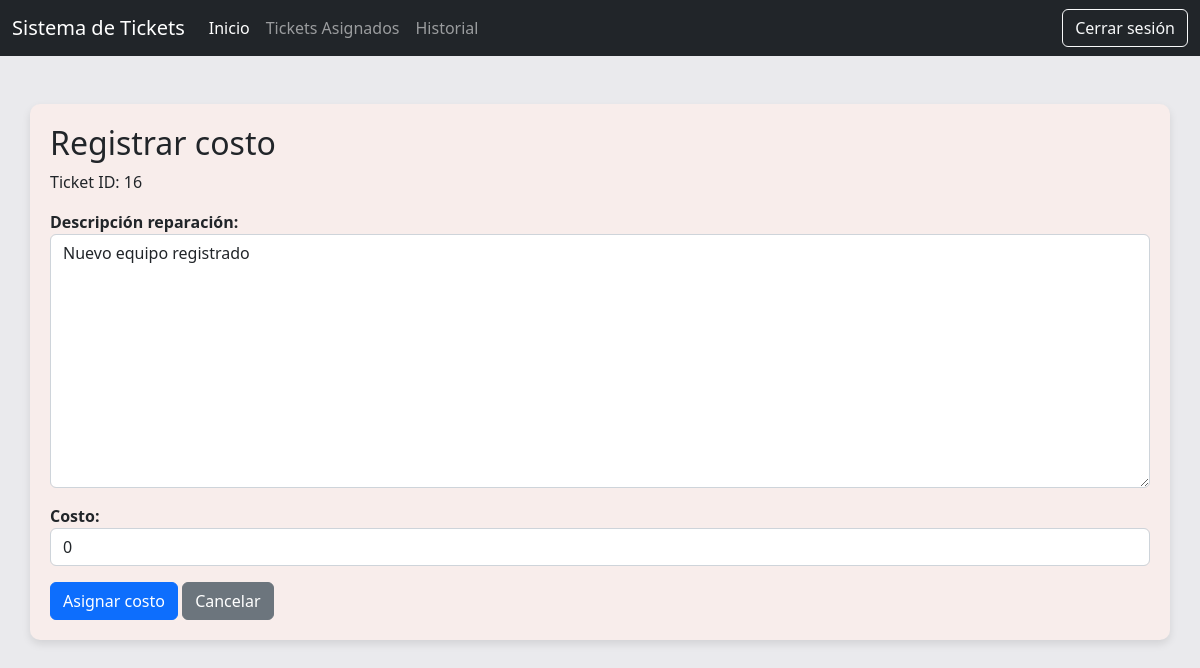
The page /tickets/costo/16 (signed in) on the database its author committed.
### tickets/models.py (models this page shows, shortened)
class Ticket(models.Model):
    status_ticket = (
        ('pendiente', 'Pendiente'),
        ('confirmacion', 'Esperando confirmacion'),
        ('diagnostico', 'En diagnostico'),
        ('reparacion', 'En reparacion'),
        ('listo', 'Listo para Retiro'),
        ('cancelado', 'Cancelado')
    )
    equipo = models.ForeignKey(Equipo, on_delete=models.CASCADE, related_name='ticket')
    vendedor = models.ForeignKey(User, on_delete=models.SET_NULL, null=True, blank=True, related_name='tickets_vendidos')
    tecnico = models.ForeignKey(User, on_delete=models.SET_NULL, null=True, blank=True, related_name='tickets_asignados')
    estado = models.CharField(max_length=20, choices=status_ticket, default='pendiente')
    descripcion_reparacion = models.TextField(null=True, blank=True)
    costo = models.DecimalField(
        max_digits=12,
        decimal_places=0,
        default=0,
        blank=True
    )
    fecha_creacion = models.DateTimeField(auto_now_add=True)
    fecha_actualizacion = models.DateTimeField(auto_now=True)
    prioridad = models.BooleanField(default=False)

### tickets/views.py (the view, shortened to what this page needs)
# urls.py: path('costo/<int:pk>', TicketCostoUpdateView.as_view(), name='costo'),
class TicketCostoUpdateView(UpdateView):
    template_name = 'tickets/tecnico_ticket_costo.html'
    model = Ticket
    form_class = TicketCostoForm
    success_url = reverse_lazy('tickets_asignados')
    def dispatch(self, request, *args, **kwargs):
        if not request.user.is_authenticated:
            messages.error(request, "Tu sesión ha expirado por inactividad. Por favor, inicia sesión nuevamente.")
            return redirect('login')
        if not request.user.groups.filter(name='Técnicos').exists():
            return render(request, '403.html', status=403)
        return super().dispatch(request, *args, **kwargs)

### tickets/forms.py (shortened to what this page needs)
class TicketCostoForm(forms.ModelForm):
    class Meta:
        model = Ticket
        fields = ['descripcion_reparacion', 'costo']
        widgets = {
            'descripcion_reparacion': forms.Textarea(attrs={'class': 'form-control', 'placeholder': 'Ingrese la descripcion.'}),
            'costo': forms.NumberInput(attrs={'class': 'form-control', 'placeholder': 'Ingrese el costo.'})
        }

### tickets/templates/tickets/tecnico_ticket_costo.html (shortened to what this page needs)
{% extends "core/base.html" %}
{% block content %}
<div class="container mt-5">
    <h2>Registrar costo</h2>
    <p>Ticket ID: {{ ticket.id }}</p>
    <form method="post" id="form-costo">
        <div class="mb-3">
            <label for="descripcion_reparacion"><strong>Descripción reparación:</strong></label>
            {{ form.descripcion_reparacion }}
        </div>
        <div class="mb-3">
            <label for="costo"><strong>Costo:</strong></label>
            {{ form.costo }}
        </div>
        <button type="submit" id="btn-submit" class="btn btn-primary">Asignar costo</button>
        <a href="{% url 'tecnico_detail' ticket.id %}" class="btn btn-secondary">Cancelar</a>
    </form>
</div>
{% endblock %}

### core/templates/core/base.html (style rules this page uses)
body { background-color: #eaeaed; }
.container { background-color: #f8edeb; padding: 20px; border-radius: 10px; box-shadow: 0 4px 8px rgba(0, 0, 0, 0.1); }

### rows shown on the page
Ticket: id "16", descripcion_reparacion "Nuevo equipo registrado", costo "0"
